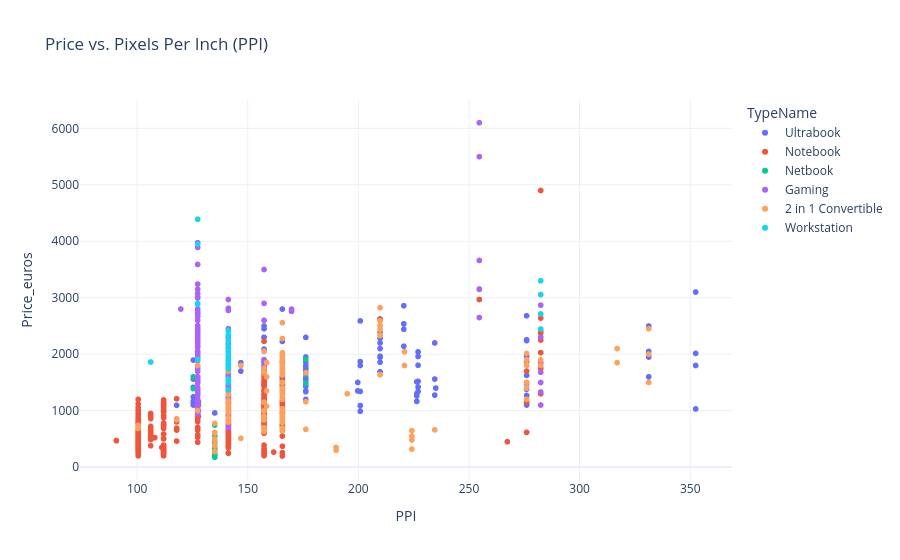

The cell this chart's notebook holds for it:
### Markdown cell above
### Chart 8: Price vs. PPI (Pixels Per Inch)
We investigate how screen density relates to pricing.

### Code cell
fig_ppi = px.scatter(df_preprocessed, x='PPI', y='Price_euros', 
                     title='Price vs. Pixels Per Inch (PPI)',
                     color='TypeName', hover_name='Company')
fig_ppi.show()

### Figure 1 — Plotly figure (JSON) as saved in the notebook; plotly's stock layout.template omitted (floating-point values rounded to 4 significant figures; data arrays with more than 128 entries replaced by an {"elided": "..."} marker saying what was removed)
{"data": [{"hovertemplate": "<b>%{hovertext}</b><br><br>TypeName=Ultrabook<br>PPI=%{x}<br>Price_euros=%{y}<extra></extra>", "hovertext": {"elided": "196 str values"}, "legendgroup": "Ultrabook", "marker": {"color": "#636efa", "symbol": "circle"}, "mode": "markers", "name": "Ultrabook", "showlegend": true, "type": "scattergl", "x": {"elided": "196 float values"}, "xaxis": "x", "y": {"elided": "196 float values"}, "yaxis": "y"}, {"hovertemplate": "<b>%{hovertext}</b><br><br>TypeName=Notebook<br>PPI=%{x}<br>Price_euros=%{y}<extra></extra>", "hovertext": {"elided": "727 str values"}, "legendgroup": "Notebook", "marker": {"color": "#EF553B", "symbol": "circle"}, "mode": "markers", "name": "Notebook", "showlegend": true, "type": "scattergl", "x": {"elided": "727 float values"}, "xaxis": "x", "y": {"elided": "727 float values"}, "yaxis": "y"}, {"hovertemplate": "<b>%{hovertext}</b><br><br>TypeName=Netbook<br>PPI=%{x}<br>Price_euros=%{y}<extra></extra>", "hovertext": ["Asus", "Lenovo", "Samsung", "Acer", "Asus", "Lenovo", "Asus", "Dell", "Acer", "Lenovo", "Dell", "HP", "HP", "Acer", "Acer", "HP", "HP", "HP", "Asus", "HP", "Acer", "Lenovo", "HP", "HP", "HP"], "legendgroup": "Netbook", "marker": {"color": "#00cc96", "symbol": "circle"}, "mode": "markers", "name": "Netbook", "showlegend": true, "type": "scattergl", "x": [135.1, 135.1, 135.1, 135.1, 135.1, 135.1, 135.1, 135.1, 135.1, 135.1, 135.1, 125.4, 135.1, 135.1, 135.1, 176.2, 176.2, 176.2, 135.1, 125.4, 135.1, 176.2, 135.1, 135.1, 135.1], "xaxis": "x", "y": [191.9, 553.0, 269.0, 435.0, 340.0, 265.0, 245.0, 295.0, 269.0, 475.0, 744.0, 1389.0, 385.0, 355.0, 297.0, 1483.0, 1669.0, 1908.0, 287.9, 1599.0, 174.0, 1650.0, 209.0, 209.0, 209.0], "yaxis": "y"}, {"hovertemplate": "<b>%{hovertext}</b><br><br>TypeName=Gaming<br>PPI=%{x}<br>Price_euros=%{y}<extra></extra>", "hovertext": {"elided": "205 str values"}, "legendgroup": "Gaming", "marker": {"color": "#ab63fa", "symbol": "circle"}, "mode": "markers", "name": "Gaming", "showlegend": true, "type": "scattergl", "x": {"elided": "205 float values"}, "xaxis": "x", "y": {"elided": "205 float values"}, "yaxis": "y"}, {"hovertemplate": "<b>%{hovertext}</b><br><br>TypeName=2 in 1 Convertible<br>PPI=%{x}<br>Price_euros=%{y}<extra></extra>", "hovertext": ["Dell", "Dell", "Lenovo", "Acer", "Lenovo", "HP", "Lenovo", "Asus", "Dell", "HP", "Lenovo", "Lenovo", "Dell", "Dell", "Lenovo", "Acer", "Lenovo", "Dell", "Lenovo", "Lenovo", "Dell", "Asus", "Lenovo", "HP", "Asus", "HP", "Lenovo", "Asus", "Asus", "Dell", "Lenovo", "Acer", "Asus", "Lenovo", "Mediacom", "Dell", "HP", "Lenovo", "Acer", "Asus", "Dell", "Lenovo", "Dell", "Lenovo", "Acer", "Asus", "Lenovo", "Lenovo", "HP", "HP", "Lenovo", "Lenovo", "Lenovo", "Asus", "Acer", "HP", "Dell", "Dell", "Lenovo", "Lenovo", "Samsung", "Asus", "Lenovo", "Lenovo", "Lenovo", "Lenovo", "Asus", "HP", "HP", "HP", "Lenovo", "HP", "HP", "HP", "HP", "Dell", "Dell", "Lenovo", "Lenovo", "Lenovo", "Asus", "Dell", "HP", "Acer", "Dell", "Asus", "Dell", "Dell", "Dell", "Lenovo", "Dell", "Dell", "Dell", "Lenovo", "Lenovo", "Lenovo", "Lenovo", "Lenovo", "Lenovo", "Lenovo", "HP", "HP", "Lenovo", "HP", "Lenovo", "Dell", "Samsung", "Dell", "Dell", "Dell", "Acer", "Dell", "Dell", "Dell", "Lenovo", "Lenovo", "Lenovo", "Lenovo", "Lenovo", "Lenovo", "Lenovo"], "legendgroup": "2 in 1 Convertible", "marker": {"color": "#FFA15A", "symbol": "circle"}, "mode": "markers", "name": "2 in 1 Convertible", "showlegend": true, "type": "scattergl", "x": [165.6, 127.3, 224.2, 165.6, 165.6, 165.6, 157.4, 165.6, 141.2, 331.3, 317.0, 209.8, 165.6, 165.6, 157.4, 165.6, 158.5, 141.2, 158.5, 141.2, 141.2, 165.6, 209.8, 165.6, 135.1, 331.3, 317.0, 135.1, 141.2, 165.6, 209.8, 165.6, 165.6, 282.4, 189.9, 135.1, 331.3, 158.5, 189.9, 100.5, 135.1, 165.6, 176.2, 141.2, 135.1, 165.6, 165.6, 165.6, 157.4, 135.1, 165.6, 209.8, 157.4, 176.2, 165.6, 117.8, 165.6, 165.6, 157.4, 276.1, 146.9, 141.2, 165.6, 141.2, 209.8, 158.5, 165.6, 135.1, 165.6, 165.6, 165.6, 165.6, 100.5, 165.6, 276.1, 276.1, 165.6, 165.6, 276.1, 194.9, 176.2, 165.6, 135.1, 135.1, 276.1, 282.4, 141.2, 165.6, 141.2, 141.2, 141.2, 165.6, 165.6, 224.2, 141.2, 224.2, 157.4, 224.2, 157.4, 209.8, 165.6, 220.8, 209.8, 220.8, 209.8, 141.2, 234.5, 165.6, 141.2, 141.2, 157.4, 146.9, 127.3, 276.1, 157.4, 157.4, 276.1, 157.4, 276.1, 157.4, 276.1], "xaxis": "x", "y": [819.0, 999.0, 319.0, 847.0, 1399.0, 1399.0, 629.0, 1315.0, 1049.0, 1499.0, 1849.0, 2824.0, 839.0, 1279.0, 899.0, 689.0, 1079.0, 819.0, 1849.0, 1699.0, 799.0, 1499.0, 2499.0, 1975.0, 275.0, 2449.0, 2099.0, 375.0, 1099.0, 869.0, 2509.0, 789.0, 928.0, 1899.0, 299.0, 479.0, 1999.0, 1599.0, 349.0, 739.0, 603.0, 2025.0, 1670.0, 1299.0, 379.0, 639.0, 1757.0, 1034.0, 699.0, 495.0, 1499.0, 2590.0, 1749.0, 669.0, 999.0, 836.6, 649.0, 659.0, 999.0, 1199.0, 1799.0, 839.0, 1970.0, 959.0, 2330.0, 1349.0, 1358.0, 615.0, 2277.0, 2559.0, 1950.0, 1700.0, 684.8, 1799.0, 1399.0, 2013.0, 1649.0, 1825.0, 1799.0, 1299.0, 1159.0, 1899.0, 775.0, 389.0, 1899.0, 1799.0, 1299.0, 889.0, 796.0, 847.0, 1094.0, 1299.0, 798.0, 646.3, 867.0, 549.0, 1669.0, 479.0, 2050.0, 2440.0, 1629.0, 1799.0, 2339.0, 2041.0, 1637.0, 1179.0, 659.0, 1199.0, 1285.0, 999.0, 1149.0, 509.0, 1799.0, 1813.0, 833.0, 638.0, 1499.0, 638.0, 1499.0, 638.0, 1499.0], "yaxis": "y"}, {"hovertemplate": "<b>%{hovertext}</b><br><br>TypeName=Workstation<br>PPI=%{x}<br>Price_euros=%{y}<extra></extra>", "hovertext": ["Dell", "Dell", "HP", "Dell", "Dell", "Dell", "Lenovo", "Lenovo", "Dell", "Dell", "HP", "Dell", "Dell", "HP", "Dell", "HP", "Lenovo", "HP", "Lenovo", "HP", "HP", "HP", "Dell", "HP", "HP", "HP", "HP", "HP", "HP"], "legendgroup": "Workstation", "marker": {"color": "#19d3f3", "symbol": "circle"}, "mode": "markers", "name": "Workstation", "showlegend": true, "type": "scattergl", "x": [282.4, 127.3, 141.2, 141.2, 141.2, 282.4, 141.2, 282.4, 141.2, 141.2, 141.2, 141.2, 141.2, 106.1, 141.2, 127.3, 141.2, 141.2, 282.4, 127.3, 141.2, 141.2, 141.2, 141.2, 141.2, 127.3, 127.3, 141.2, 141.2], "xaxis": "x", "y": [3055.0, 2885.0, 1738.0, 1369.0, 2135.0, 2712.0, 1925.0, 2445.0, 1993.0, 1975.0, 1534.0, 2408.0, 2338.0, 1861.0, 1763.0, 1908.0, 1855.0, 2419.0, 3299.0, 4389.0, 1561.0, 2065.0, 1778.0, 2249.0, 1495.0, 2899.0, 3949.0, 2229.0, 1899.0], "yaxis": "y"}], "layout": {"legend": {"title": {"text": "TypeName"}, "tracegroupgap": 0}, "title": {"text": "Price vs. Pixels Per Inch (PPI)"}, "xaxis": {"anchor": "y", "domain": [0.0, 1.0], "title": {"text": "PPI"}}, "yaxis": {"anchor": "x", "domain": [0.0, 1.0], "title": {"text": "Price_euros"}}}}
